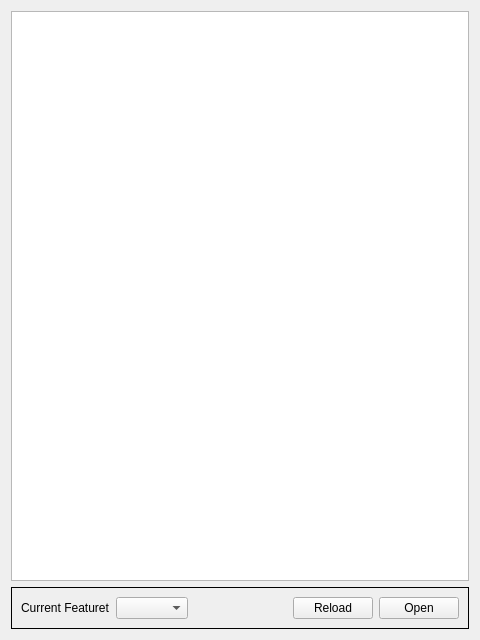
<?xml version="1.0" encoding="UTF-8"?>
<ui version="4.0">
 <class>Test</class>
 <widget class="QWidget" name="Test">
  <property name="geometry">
   <rect>
    <x>0</x>
    <y>0</y>
    <width>480</width>
    <height>640</height>
   </rect>
  </property>
  <property name="windowTitle">
   <string>CSVTableModel Test</string>
  </property>
  <layout class="QVBoxLayout" name="verticalLayout">
   <item>
    <widget class="QTextBrowser" name="textBrowser"/>
   </item>
   <item>
    <widget class="QFrame" name="frame">
     <property name="frameShape">
      <enum>QFrame::Panel</enum>
     </property>
     <property name="frameShadow">
      <enum>QFrame::Plain</enum>
     </property>
     <layout class="QHBoxLayout" name="horizontalLayout">
      <item>
       <widget class="QLabel" name="label">
        <property name="text">
         <string>Current Featuret</string>
        </property>
       </widget>
      </item>
      <item>
       <widget class="QComboBox" name="comboBox"/>
      </item>
      <item>
       <spacer name="horizontalSpacer">
        <property name="orientation">
         <enum>Qt::Horizontal</enum>
        </property>
        <property name="sizeHint" stdset="0">
         <size>
          <width>40</width>
          <height>20</height>
         </size>
        </property>
       </spacer>
      </item>
      <item>
       <widget class="QPushButton" name="pushButtonReload">
        <property name="text">
         <string>Reload</string>
        </property>
       </widget>
      </item>
      <item>
       <widget class="QPushButton" name="pushButtonOpen">
        <property name="text">
         <string>Open</string>
        </property>
       </widget>
      </item>
     </layout>
    </widget>
   </item>
  </layout>
 </widget>
 <resources/>
 <connections/>
</ui>
